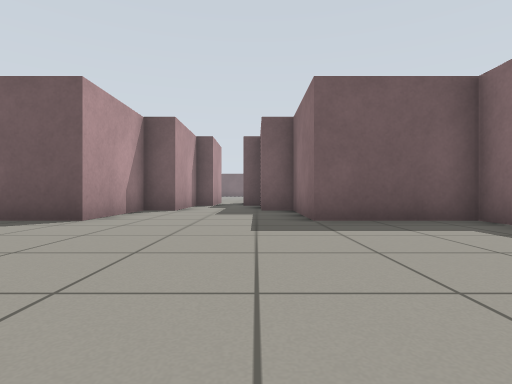
view 1 (above)

19 first-person views from a walk through a world built for the Gazebo simulator. The camera is 0.5 m above the floor, looks level and sees 80° across. The floor is counted in squares, 1 m on a side. Each view is taken from the middle of a square. On the plan, view 1 faces up. The plan holds only what a view shows up to about 9 squares ahead; the rest is blank.

view 2
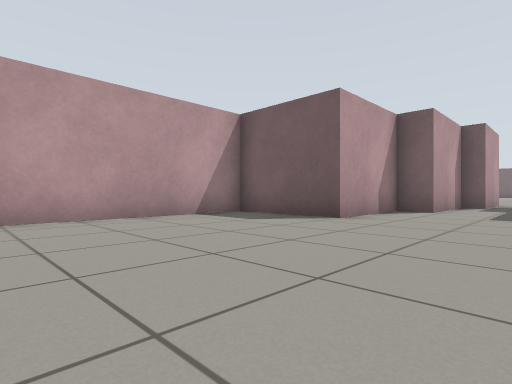

view 3
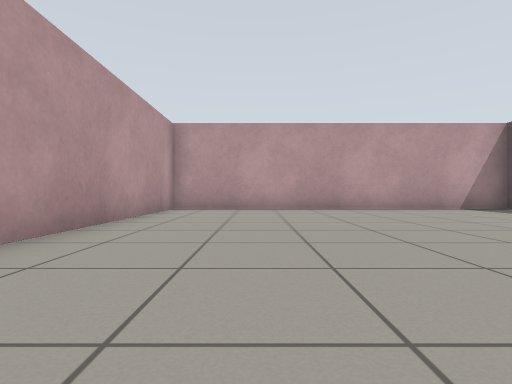

view 4
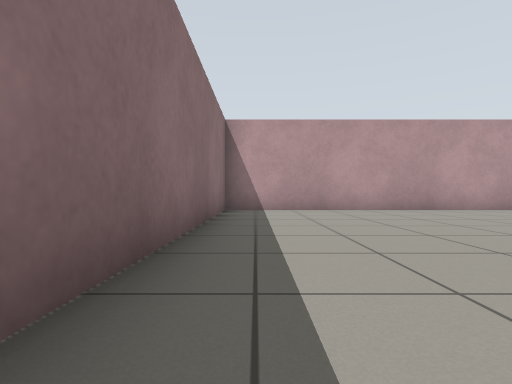

view 5
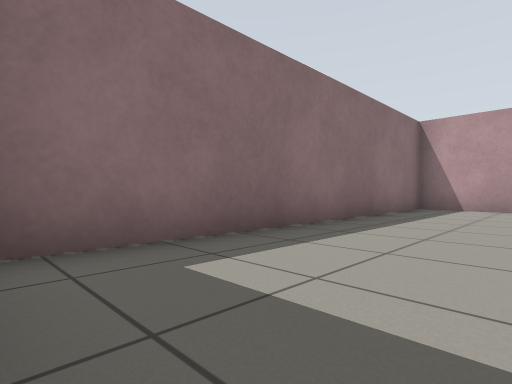

view 6
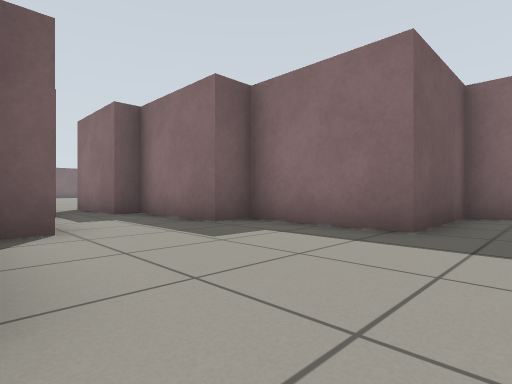

view 7
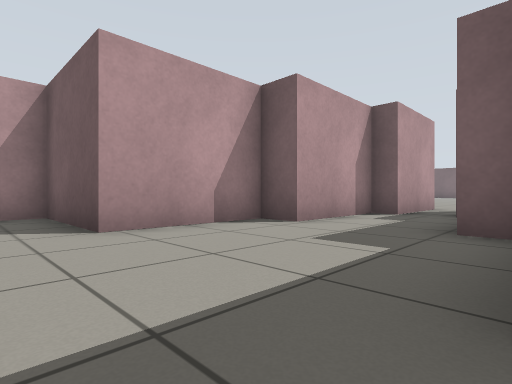

view 8
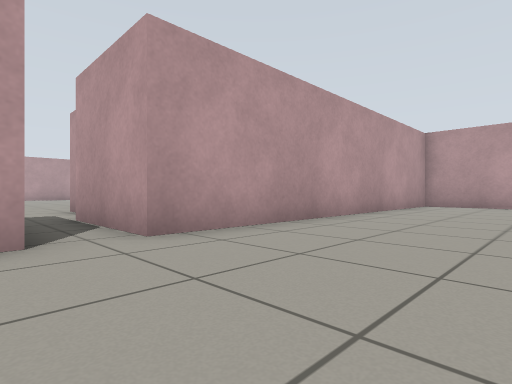

view 9
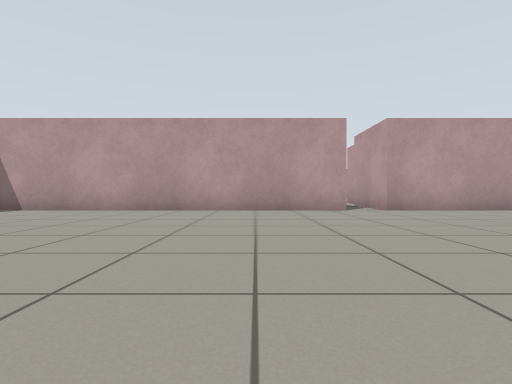

view 10
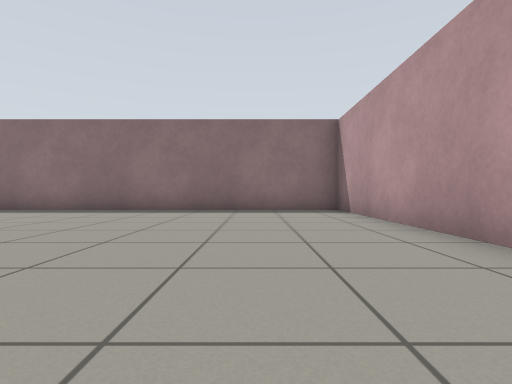

view 11
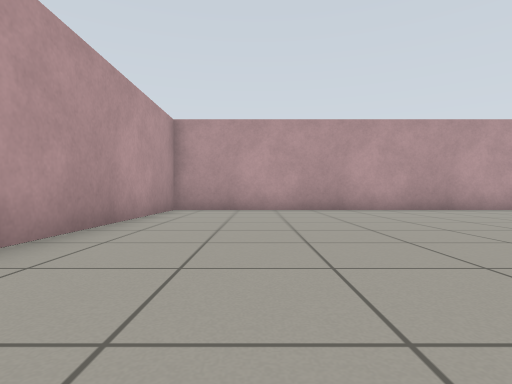

view 12
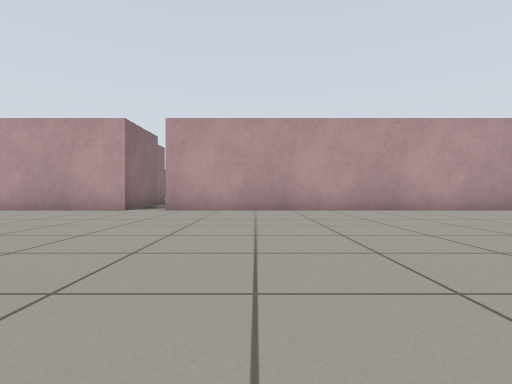

view 13
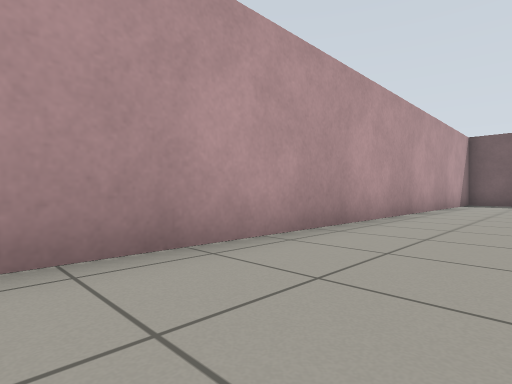

view 14
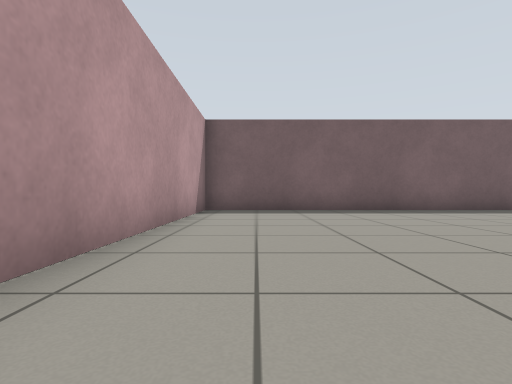

view 15
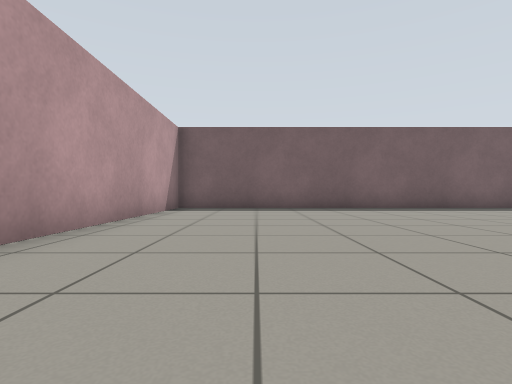

view 16
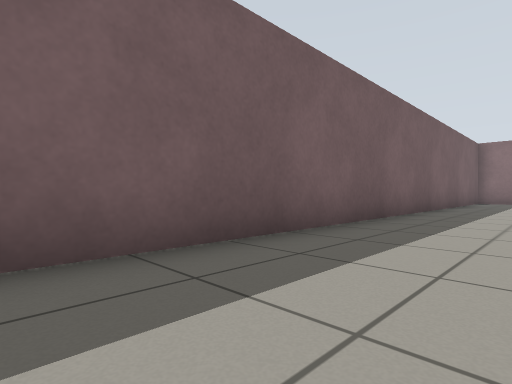

view 17
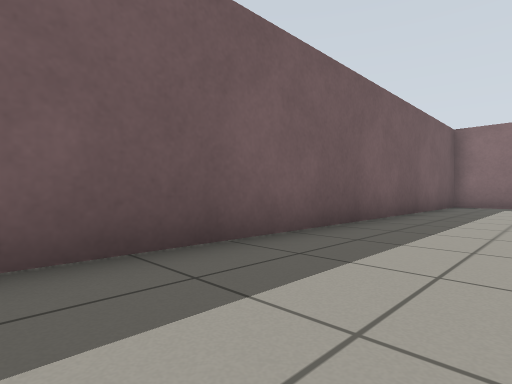

view 18
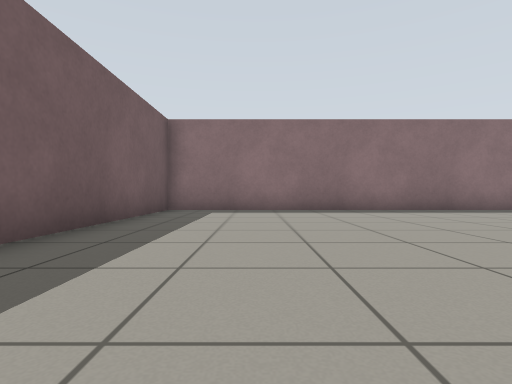

view 19
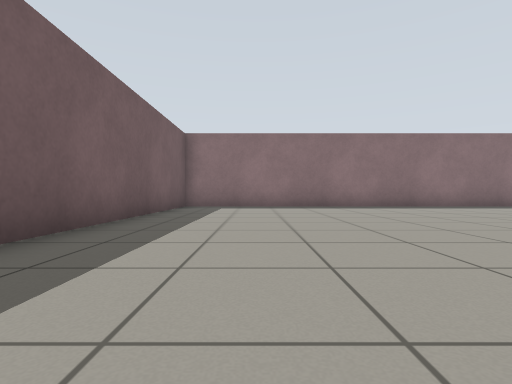

### Floor plan
Ten units are one square. View 1 is at (0, 0); x grows to the right and y downward. Boxes are objects, and circles mark ways between rooms. Rooms are numbered by the first view taken in them; rooms with no view inside come last. Other rooms are left out.
<svg viewBox="-119 -339 218 388">
<path fill="none" stroke="#000" d="M-4 -110 -4 -137M-21 -110 -21 -81 -30 -81 -30 -53 -58 -53 -58 44 38 44 38 -53 10 -53 10 -81 2 -81 2 -110M-16 -137 -16 -110M-4 -137 94 -137 94 -334 -114 -334 -114 -137 -16 -137"/>
<circle cx="-10" cy="-140" r="3" fill="#2a7"/>
<text x="-10" y="-20">1</text>
<text x="-10" y="-240">2</text>
</svg>
Room 1 opens to room 2.

Where each view was taken, in squares from view 1:
view 1: 0 up, 0 right, facing up
view 2: 0 up, 0 right, facing up-left
view 3: 2 down, 3 right, facing left
view 4: 4 up, 3 right, facing down
view 5: 5 up, 1 right, facing down-right
view 6: 4 up, 3 left, facing up-right
view 7: 4 up, 1 right, facing up-left
view 8: 17 up, 0 right, facing down-left
view 9: 22 up, 2 right, facing down
view 10: 16 up, 1 right, facing right
view 11: 16 up, 3 left, facing left
view 12: 22 up, 4 left, facing down
view 13: 20 up, 9 left, facing up-left
view 14: 25 up, 10 left, facing up
view 15: 24 up, 9 left, facing up
view 16: 31 up, 6 left, facing up-right
view 17: 31 up, 2 left, facing up-right
view 18: 31 up, 1 right, facing right
view 19: 31 up, 1 left, facing right
